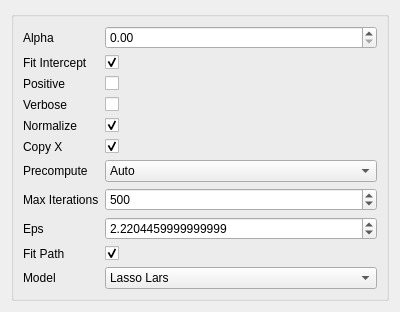
<?xml version="1.0" encoding="UTF-8"?>
<ui version="4.0">
 <class>Form</class>
 <widget class="QWidget" name="Form">
  <property name="geometry">
   <rect>
    <x>0</x>
    <y>0</y>
    <width>400</width>
    <height>300</height>
   </rect>
  </property>
  <property name="sizePolicy">
   <sizepolicy hsizetype="Ignored" vsizetype="Ignored">
    <horstretch>0</horstretch>
    <verstretch>0</verstretch>
   </sizepolicy>
  </property>
  <property name="windowTitle">
   <string>Form</string>
  </property>
  <layout class="QVBoxLayout" name="verticalLayout">
   <item>
    <widget class="QGroupBox" name="formGroupBox">
     <layout class="QFormLayout" name="formLayout">
      <item row="0" column="0">
       <widget class="QLabel" name="alphaLabel">
        <property name="text">
         <string>Alpha </string>
        </property>
       </widget>
      </item>
      <item row="0" column="1">
       <widget class="QDoubleSpinBox" name="alphaDoubleSpinBox"/>
      </item>
      <item row="1" column="0">
       <widget class="QLabel" name="fitInterceptLabel">
        <property name="text">
         <string>Fit Intercept</string>
        </property>
       </widget>
      </item>
      <item row="1" column="1">
       <widget class="QCheckBox" name="fitInterceptCheckBox">
        <property name="checked">
         <bool>true</bool>
        </property>
       </widget>
      </item>
      <item row="2" column="0">
       <widget class="QLabel" name="positiveLabel">
        <property name="text">
         <string>Positive</string>
        </property>
       </widget>
      </item>
      <item row="2" column="1">
       <widget class="QCheckBox" name="positiveCheckBox"/>
      </item>
      <item row="3" column="0">
       <widget class="QLabel" name="verboseLabel">
        <property name="text">
         <string>Verbose</string>
        </property>
       </widget>
      </item>
      <item row="3" column="1">
       <widget class="QCheckBox" name="verboseCheckBox"/>
      </item>
      <item row="4" column="0">
       <widget class="QLabel" name="normalizeLabel">
        <property name="text">
         <string>Normalize</string>
        </property>
       </widget>
      </item>
      <item row="4" column="1">
       <widget class="QCheckBox" name="normalizeCheckBox">
        <property name="checked">
         <bool>true</bool>
        </property>
       </widget>
      </item>
      <item row="5" column="0">
       <widget class="QLabel" name="copyXLabel">
        <property name="text">
         <string>Copy X</string>
        </property>
       </widget>
      </item>
      <item row="5" column="1">
       <widget class="QCheckBox" name="copyXCheckBox">
        <property name="checked">
         <bool>true</bool>
        </property>
       </widget>
      </item>
      <item row="6" column="0">
       <widget class="QLabel" name="precomputeLabel">
        <property name="text">
         <string>Precompute</string>
        </property>
       </widget>
      </item>
      <item row="6" column="1">
       <widget class="QComboBox" name="precomputeComboBox">
        <item>
         <property name="text">
          <string>Auto</string>
         </property>
        </item>
        <item>
         <property name="text">
          <string>True</string>
         </property>
        </item>
        <item>
         <property name="text">
          <string>False</string>
         </property>
        </item>
        <item>
         <property name="text">
          <string>array-like</string>
         </property>
        </item>
       </widget>
      </item>
      <item row="7" column="0">
       <widget class="QLabel" name="maxIterationsLabel">
        <property name="text">
         <string>Max Iterations</string>
        </property>
       </widget>
      </item>
      <item row="7" column="1">
       <widget class="QSpinBox" name="maxIterationsSpinBox">
        <property name="maximum">
         <number>9999999</number>
        </property>
        <property name="value">
         <number>500</number>
        </property>
       </widget>
      </item>
      <item row="8" column="0">
       <widget class="QLabel" name="epsLabel">
        <property name="text">
         <string>Eps</string>
        </property>
       </widget>
      </item>
      <item row="8" column="1">
       <widget class="QDoubleSpinBox" name="epsDoubleSpinBox">
        <property name="decimals">
         <number>16</number>
        </property>
        <property name="value">
         <double>2.220446000000000</double>
        </property>
       </widget>
      </item>
      <item row="9" column="0">
       <widget class="QLabel" name="fitPathLabel">
        <property name="text">
         <string>Fit Path</string>
        </property>
       </widget>
      </item>
      <item row="9" column="1">
       <widget class="QCheckBox" name="fitPathCheckBox">
        <property name="checked">
         <bool>true</bool>
        </property>
       </widget>
      </item>
      <item row="10" column="0">
       <widget class="QLabel" name="modelLabel">
        <property name="text">
         <string>Model</string>
        </property>
       </widget>
      </item>
      <item row="10" column="1">
       <widget class="QComboBox" name="modelComboBox">
        <item>
         <property name="text">
          <string>Lasso Lars</string>
         </property>
        </item>
        <item>
         <property name="text">
          <string>Cross Validated Lasso Lars</string>
         </property>
        </item>
        <item>
         <property name="text">
          <string>Information Criterion Lasso Lars</string>
         </property>
        </item>
       </widget>
      </item>
     </layout>
    </widget>
   </item>
  </layout>
 </widget>
 <resources/>
 <connections/>
</ui>
